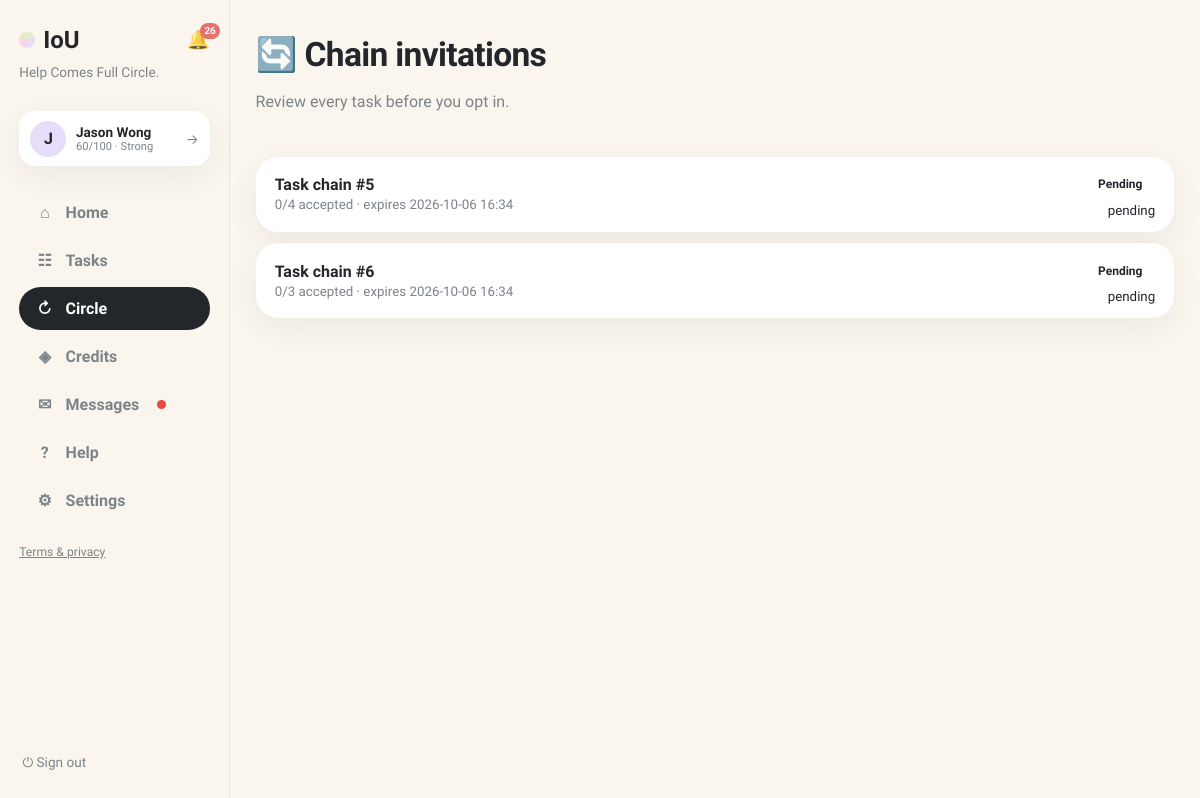
Page /chain-invitations (signed in) on the committed database.
### tables this page shows
CREATE TABLE users (
                id INTEGER PRIMARY KEY, name TEXT NOT NULL, email TEXT UNIQUE NOT NULL,
                password TEXT NOT NULL, balance INTEGER NOT NULL DEFAULT 0,
                held_balance INTEGER NOT NULL DEFAULT 0,
                is_moderator INTEGER NOT NULL DEFAULT 0
            , language TEXT NOT NULL DEFAULT 'en', address TEXT, district TEXT, hkid TEXT, address_id TEXT, age INTEGER, birthday TEXT, skills TEXT NOT NULL DEFAULT '', community_helper INTEGER NOT NULL DEFAULT 0, created_at TEXT, consent_analytics INTEGER NOT NULL DEFAULT 0, reliability INTEGER NOT NULL DEFAULT 60, account_status TEXT NOT NULL DEFAULT 'active', analytics_consent INTEGER NOT NULL DEFAULT 0, username TEXT, bio TEXT, verification_identity TEXT NOT NULL DEFAULT 'unverified', verification_neighbourhood TEXT NOT NULL DEFAULT 'unverified', vis_photo INTEGER NOT NULL DEFAULT 1, vis_neighbourhood INTEGER NOT NULL DEFAULT 1, vis_skills INTEGER NOT NULL DEFAULT 1, vis_bio INTEGER NOT NULL DEFAULT 1, vis_completed INTEGER NOT NULL DEFAULT 1, vis_circle INTEGER NOT NULL DEFAULT 1, circle_enabled INTEGER NOT NULL DEFAULT 1);

CREATE TABLE chain_proposals (
                id INTEGER PRIMARY KEY, status TEXT NOT NULL DEFAULT 'pending',
                balancing_amount INTEGER NOT NULL DEFAULT 0,
                balance_explanation TEXT NOT NULL, created_at TEXT NOT NULL,
                expires_at TEXT NOT NULL, activated_at TEXT, cancelled_at TEXT
            );

### app.py (the view)
@app.get("/chain-invitations", response_class=HTMLResponse)
def chain_invitations(request: Request):
    user = current_user(request)
    if not user:
        return RedirectResponse("/login", status_code=303)
    with db() as connection:
        expire_chain_proposals(connection)
        ensure_chain_invitations(connection)
        proposals = connection.execute(
            """SELECT cp.*, cm.response, COUNT(allm.user_id) member_count,
                      SUM(allm.response='accepted') accepted_count
               FROM chain_proposals cp JOIN chain_members cm ON cm.proposal_id=cp.id
               JOIN chain_members allm ON allm.proposal_id=cp.id
               WHERE cm.user_id=? GROUP BY cp.id ORDER BY cp.created_at DESC""",
            (user["id"],)).fetchall()
    return render(request, "chain_invitations.html", page="circle", proposals=proposals)

### templates/chain_invitations.html (shortened to what this page needs)
{% extends "base.html" %}
{% block content %}
<header class="page-head"><div><h1>🔄 Chain invitations</h1><p class="muted">Review every task before you opt in.</p></div></header>
<div class="exchange-table">
{% for p in proposals %}
  <a class="exchange-row card" href="/chains/{{ p.id }}"><div class="ex-main"><b>Task chain #{{ p.id }}</b><small class="muted">{{ p.accepted_count }}/{{ p.member_count }} accepted · expires {{ p.expires_at[:16].replace('T',' ') }}</small></div><div class="ex-side"><span class="status">{{ p.status }}</span><small>{{ p.response }}</small></div></a>
{% else %}<div class="card"><p class="empty">No chain invitations yet. <a href="/chains/suggestions">Find a circular match →</a></p></div>{% endfor %}
</div>
{% endblock %}

### templates/base.html (shortened to what this page needs)
<!doctype html>
<html lang="en"><head><link rel="stylesheet" href="/static/style.css"></head>
<body class="app-body">
<nav class="sidebar">
  <div class="brand-row">
    <a class="brand" href="/"><span class="brand-dot"></span>IoU</a>
    {% if user %}
    <a class="bell {% if page == 'notifications' %}active{% endif %}" href="/notifications" title="Notifications">🔔{% if unread_notifs or unread_msgs %}<span class="bell-badge">{{ (unread_notifs or 0) + (unread_msgs or 0) }}</span>{% endif %}</a>
    {% endif %}
  </div>
  <p class="brand-tag">Help Comes Full Circle.</p>
  {% if user %}
  <a class="side-user" href="/profile" title="Your profile">
    <div class="avatar">{{ user.name[0] }}</div>
    {% set sc = user.reliability if user.reliability is not none else 60 %}
    {% set lab = 'Suspended' if sc <= 0 else ('Restricted' if sc < 30 else ('Limited' if sc < 60 else ('Strong' if sc < 80 else 'Excellent'))) %}
    <div class="sidebar-user-meta"><b>{{ user.name }}</b>
      <small>{{ sc }}/100 · {{ lab }}</small>
    </div>
    <span class="side-user-arrow">→</span>
  </a>
  <div class="nav-links">
    <a class="nav-link {% if page == 'home' %}active{% endif %}" href="/"><span class="nav-ico">⌂</span>Home</a>
    <a class="nav-link {% if page == 'browse' %}active{% endif %}" href="/browse"><span class="nav-ico">☷</span>Tasks</a>
    <a class="nav-link {% if page == 'circle' %}active{% endif %}" href="/chain-invitations"><span class="nav-ico">↻</span>Circle{% if circle_pending %}<span class="unread-dot"></span>{% endif %}</a>
    <a class="nav-link {% if page == 'credits' %}active{% endif %}" href="/history"><span class="nav-ico">◈</span>Credits</a>
    <a class="nav-link {% if page == 'messages' %}active{% endif %}" href="/messages"><span class="nav-ico">✉</span>Messages{% if unread_msgs %}<span class="unread-dot"></span>{% endif %}</a>
    <a class="nav-link {% if page == 'help' %}active{% endif %}" href="/help"><span class="nav-ico">?</span>Help</a>
    <a class="nav-link {% if page == 'account' %}active{% endif %}" href="/account"><span class="nav-ico">⚙</span>Settings</a>
  </div>
  <p class="nav-footer"><a href="/legal">Terms &amp; privacy</a></p>
  <form method="post" action="/logout" class="side-logout"><button class="link-button" title="Sign out">⏻ Sign out</button></form>
  {% else %}
  <div class="nav-links">
    <a class="nav-link" href="/login"><span class="nav-ico">→</span>Sign in</a>
    <a class="nav-link" href="/register"><span class="nav-ico">＋</span>Create account</a>
  </div>
  <p class="nav-footer"><a href="/legal">Terms &amp; privacy</a></p>
  {% endif %}
</nav>
<main class="content {% block content_class %}{% endblock %}">{% block content %}{% endblock %}</main>
</body></html>

### static/style.css (style rules this page uses)
:root { --bg:#faf6ee; --ink:#23272b; --muted:#7d838a; --line:#eee5d5; --yellow:#fdeab2; --green:#dff0bd; --pink:#fbd5e2; --purple:#e7ddfb; --blue:#d7eafb; --peach:#fbdfca; --card:#ffffff; --shadow:0 10px 30px rgba(35,39,43,.06); --radius:22px; }
* { box-sizing:border-box }
body { margin:0;font-family:Sora,Inter,system-ui,sans-serif;color:var(--ink);background:var(--bg) }
h1 { font-size:2.1rem;font-weight:800;margin:.2rem 0;letter-spacing:-.02em }
p { line-height:1.55 }
a { color:inherit }
.muted,.empty { color:var(--muted) }
.app-body { display:flex;min-height:100vh }
.sidebar { width:230px;flex-shrink:0;padding:1.6rem 1.2rem;display:flex;flex-direction:column;gap:.4rem;border-right:1px solid var(--line);position:sticky;top:0;height:100vh }
.brand { display:flex;align-items:center;gap:.5rem;font-size:1.5rem;font-weight:800;text-decoration:none }
.brand-dot { width:16px;height:16px;border-radius:50%;background:conic-gradient(var(--green),var(--purple),var(--pink),var(--green));display:inline-block }
.brand-tag { color:var(--muted);font-size:.85rem;margin:.2rem 0 1.4rem 0;line-height:1.4 }
.nav-links { display:flex;flex-direction:column;gap:.4rem }
.nav-link { display:flex;align-items:center;gap:.7rem;text-decoration:none;font-weight:600;padding:.7rem 1rem;border-radius:999px;color:var(--muted) }
.nav-link.active { background:var(--ink);color:#fff }
.nav-ico { width:1.2rem;text-align:center }
.avatar { width:36px;height:36px;border-radius:50%;background:var(--purple);display:flex;align-items:center;justify-content:center;font-weight:800 }
.sidebar-user-meta { flex:1;min-width:0 }
.sidebar-user-meta b { display:block;font-size:.85rem;white-space:nowrap;overflow:hidden;text-overflow:ellipsis }
.sidebar-user-meta small { color:var(--muted);font-size:.7rem;display:block;white-space:nowrap;overflow:hidden;text-overflow:ellipsis }
.link-button { background:none;border:0;font-size:1.1rem;cursor:pointer;color:var(--muted);padding:.2rem }
.content { flex:1;max-width:1600px;margin:0 auto;padding:2.4rem clamp(1.2rem,3.5vw,3.5rem) 5rem;width:100% }
@media (max-width:1250px) { .content { padding:2rem 1.6rem 4rem } }
.page-head { display:flex;justify-content:space-between;align-items:flex-start;gap:1rem;margin-bottom:1.6rem }
.card { background:var(--card);border-radius:var(--radius);padding:1.3rem 1.4rem;box-shadow:var(--shadow) }
button { font:inherit;cursor:pointer }
.status { font-size:.75rem;font-weight:700;padding:.4rem .8rem;border-radius:999px;white-space:nowrap;text-transform:capitalize }
.unread-dot { display:inline-block;width:.55rem;height:.55rem;border-radius:50%;background:#e74c3c;margin-left:.4rem;vertical-align:middle }
.bell { display:inline-flex;position:relative;font-size:1.15rem;text-decoration:none;margin-top:.6rem;opacity:.85 }
.bell-badge { position:absolute;top:-6px;right:-10px;background:#e05c5c;color:#fff;font-size:.62rem;font-weight:700;min-width:16px;height:16px;border-radius:8px;display:flex;align-items:center;justify-content:center;padding:0 4px }
.exchange-row { display:flex;align-items:center;gap:1rem;padding:.9rem 1.2rem;text-decoration:none;color:inherit }
.exchange-row b { flex:1 }
.exchange-table { display:flex;flex-direction:column;gap:.7rem }
.ex-main { flex:1;min-width:0 }
.ex-main b { display:block }
.ex-side { display:flex;flex-direction:column;align-items:flex-end;gap:.3rem;flex-shrink:0 }
.brand-row { display:flex;align-items:center;justify-content:space-between;gap:.5rem }
.brand-row .bell { margin-top:0 }
.side-user { display:flex;align-items:center;gap:.6rem;background:var(--card);border-radius:16px;padding:.6rem .7rem;box-shadow:var(--shadow);text-decoration:none;color:inherit;margin-bottom:1.2rem }
.side-user-arrow { color:var(--muted);font-size:.85rem }
.side-logout { margin-top:auto }
.side-logout .link-button { font-size:.85rem;display:flex;align-items:center;gap:.4rem }
.nav-footer { font-size:.76rem;color:var(--muted);margin-top:1rem }

### rows in the picture
users: name "J", name "Jason Wong"
chain_proposals: id "5", accepted_count "0", member_count "4", expires_at "2026-10-06 16:34", status "Pending", response "pending"
chain_proposals: id "6", accepted_count "0", member_count "3", expires_at "2026-10-06 16:34", status "Pending", response "pending"

### other values in the picture
{{ (unread_notifs or 0) + (unread_msgs or 0) }} "26"
{{ sc }} "60"
{{ lab }} "Strong"
